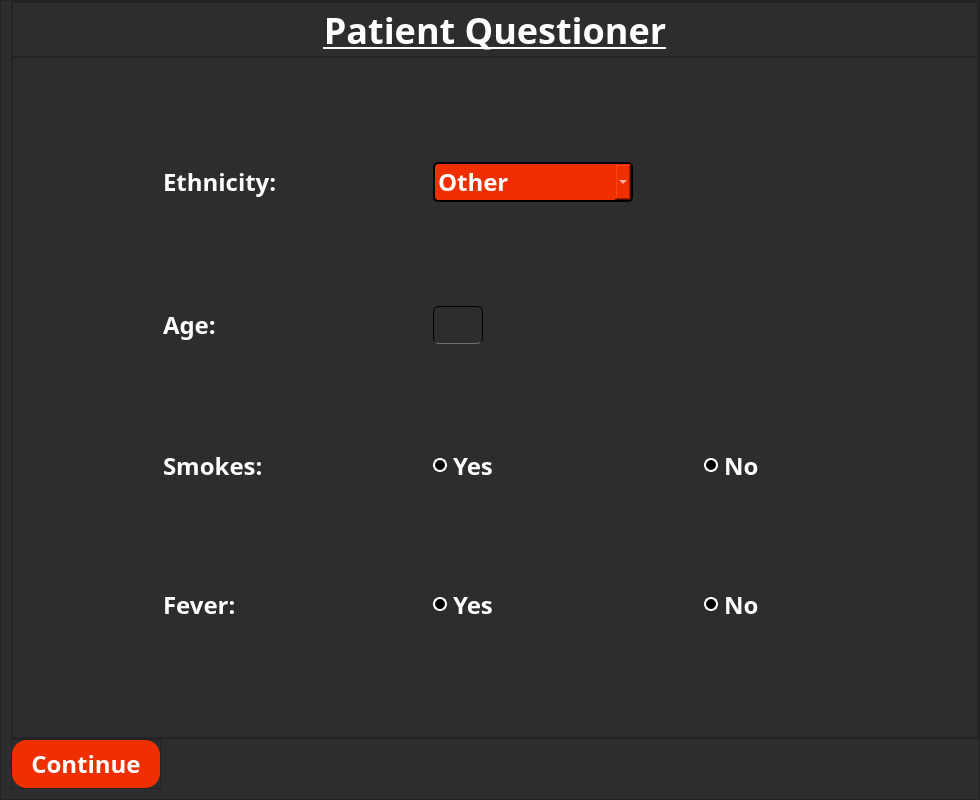
<?xml version="1.0" encoding="UTF-8"?>
<ui version="4.0">
 <class>MainWindow</class>
 <widget class="QMainWindow" name="MainWindow">
  <property name="geometry">
   <rect>
    <x>0</x>
    <y>0</y>
    <width>980</width>
    <height>800</height>
   </rect>
  </property>
  <property name="minimumSize">
   <size>
    <width>980</width>
    <height>800</height>
   </size>
  </property>
  <property name="windowTitle">
   <string>MainWindow</string>
  </property>
  <property name="styleSheet">
   <string notr="true">
*{
	font-family:century gothic;
	font-size:24px;
	color: white;
	font-weight: bold;
}


QLineEdit{
	
	background:transparent;
	border:1px solid;
	color:white;
	border-bottom:1px solid #717072;
	border-radius:6px;
}

QRadioButton::indicator {
    width:                  10px;
    height:                 10px;
    border-radius:          7px;
}

QRadioButton::indicator:checked {
 
	background-color: rgb(240, 47, 0);
    border:                 2px solid white;
}

QRadioButton::indicator:unchecked {
    background-color:       black;
    border:                 2px solid white;
}</string>
  </property>
  <widget class="QWidget" name="centralwidget">
   <layout class="QHBoxLayout" name="horizontalLayout">
    <property name="spacing">
     <number>0</number>
    </property>
    <property name="leftMargin">
     <number>0</number>
    </property>
    <property name="topMargin">
     <number>0</number>
    </property>
    <property name="rightMargin">
     <number>0</number>
    </property>
    <property name="bottomMargin">
     <number>0</number>
    </property>
    <item>
     <widget class="QFrame" name="frame_content">
      <property name="styleSheet">
       <string notr="true">background-color: rgb(45, 45, 45);</string>
      </property>
      <property name="frameShape">
       <enum>QFrame::StyledPanel</enum>
      </property>
      <property name="frameShadow">
       <enum>QFrame::Raised</enum>
      </property>
      <layout class="QVBoxLayout" name="verticalLayout">
       <property name="spacing">
        <number>0</number>
       </property>
       <property name="leftMargin">
        <number>10</number>
       </property>
       <property name="topMargin">
        <number>0</number>
       </property>
       <property name="rightMargin">
        <number>0</number>
       </property>
       <property name="bottomMargin">
        <number>10</number>
       </property>
       <item>
        <widget class="QFrame" name="frame_mainbody">
         <property name="frameShape">
          <enum>QFrame::StyledPanel</enum>
         </property>
         <property name="frameShadow">
          <enum>QFrame::Raised</enum>
         </property>
         <layout class="QVBoxLayout" name="verticalLayout_2">
          <property name="spacing">
           <number>0</number>
          </property>
          <property name="leftMargin">
           <number>0</number>
          </property>
          <property name="topMargin">
           <number>0</number>
          </property>
          <property name="rightMargin">
           <number>0</number>
          </property>
          <property name="bottomMargin">
           <number>0</number>
          </property>
          <item>
           <widget class="QFrame" name="frame_title">
            <property name="minimumSize">
             <size>
              <width>0</width>
              <height>55</height>
             </size>
            </property>
            <property name="maximumSize">
             <size>
              <width>16777215</width>
              <height>55</height>
             </size>
            </property>
            <property name="frameShape">
             <enum>QFrame::StyledPanel</enum>
            </property>
            <property name="frameShadow">
             <enum>QFrame::Raised</enum>
            </property>
            <layout class="QHBoxLayout" name="horizontalLayout_3">
             <property name="spacing">
              <number>0</number>
             </property>
             <property name="leftMargin">
              <number>0</number>
             </property>
             <property name="topMargin">
              <number>0</number>
             </property>
             <property name="rightMargin">
              <number>0</number>
             </property>
             <property name="bottomMargin">
              <number>0</number>
             </property>
             <item>
              <widget class="QLabel" name="label_title">
               <property name="font">
                <font>
                 <family>century gothic</family>
                 <pointsize>-1</pointsize>
                 <weight>75</weight>
                 <bold>true</bold>
                 <underline>true</underline>
                </font>
               </property>
               <property name="styleSheet">
                <string notr="true">text-decoration:underline;
font-size:36px;

</string>
               </property>
               <property name="text">
                <string>Patient Questioner</string>
               </property>
               <property name="alignment">
                <set>Qt::AlignCenter</set>
               </property>
              </widget>
             </item>
            </layout>
           </widget>
          </item>
          <item>
           <widget class="QFrame" name="frame_body">
            <property name="minimumSize">
             <size>
              <width>0</width>
              <height>0</height>
             </size>
            </property>
            <property name="frameShape">
             <enum>QFrame::StyledPanel</enum>
            </property>
            <property name="frameShadow">
             <enum>QFrame::Raised</enum>
            </property>
            <layout class="QGridLayout" name="gridLayout">
             <property name="leftMargin">
              <number>150</number>
             </property>
             <property name="topMargin">
              <number>0</number>
             </property>
             <property name="verticalSpacing">
              <number>0</number>
             </property>
             <item row="0" column="0">
              <widget class="QLabel" name="label_Ethnicity">
               <property name="font">
                <font>
                 <family>century gothic</family>
                 <pointsize>-1</pointsize>
                 <weight>75</weight>
                 <bold>true</bold>
                </font>
               </property>
               <property name="styleSheet">
                <string notr="true"/>
               </property>
               <property name="text">
                <string>Ethnicity:</string>
               </property>
               <property name="alignment">
                <set>Qt::AlignLeading|Qt::AlignLeft|Qt::AlignVCenter</set>
               </property>
              </widget>
             </item>
             <item row="0" column="1" colspan="2">
              <widget class="QComboBox" name="comboBox_Ethnicity">
               <property name="maximumSize">
                <size>
                 <width>200</width>
                 <height>16777215</height>
                </size>
               </property>
               <property name="styleSheet">
                <string notr="true">*{
	background-color: rgb(240, 47, 0);
	border: 2px solid black;
	border-radius: 5px;
	
}

QAbstractItemView {
	selection-background-color:#701600;
	outline:none;
	margin:-1px;
	padding: 2px 2px 2px 2px;
}

::down-arrow{
	image: url(:/Icons/arrow-down-16.png);
}
</string>
               </property>
               <item>
                <property name="text">
                 <string>Other</string>
                </property>
               </item>
               <item>
                <property name="text">
                 <string>Ethiopian</string>
                </property>
               </item>
               <item>
                <property name="text">
                 <string>Middle-Eastren</string>
                </property>
               </item>
              </widget>
             </item>
             <item row="1" column="0">
              <widget class="QLabel" name="label_age">
               <property name="text">
                <string>Age:</string>
               </property>
              </widget>
             </item>
             <item row="1" column="1" colspan="2">
              <widget class="QLineEdit" name="lineEdit_WBC">
               <property name="sizePolicy">
                <sizepolicy hsizetype="Fixed" vsizetype="Fixed">
                 <horstretch>0</horstretch>
                 <verstretch>0</verstretch>
                </sizepolicy>
               </property>
               <property name="minimumSize">
                <size>
                 <width>50</width>
                 <height>0</height>
                </size>
               </property>
               <property name="maximumSize">
                <size>
                 <width>50</width>
                 <height>16777215</height>
                </size>
               </property>
               <property name="inputMask">
                <string/>
               </property>
               <property name="text">
                <string/>
               </property>
               <property name="maxLength">
                <number>3</number>
               </property>
               <property name="placeholderText">
                <string/>
               </property>
              </widget>
             </item>
             <item row="2" column="0">
              <widget class="QLabel" name="label_Smokes">
               <property name="text">
                <string>Smokes:</string>
               </property>
              </widget>
             </item>
             <item row="2" column="1">
              <widget class="QRadioButton" name="radioButton_yes">
               <property name="text">
                <string>Yes</string>
               </property>
               <attribute name="buttonGroup">
                <string notr="true">buttonGroup_smokes</string>
               </attribute>
              </widget>
             </item>
             <item row="2" column="2">
              <widget class="QRadioButton" name="radioButton__no">
               <property name="text">
                <string>No</string>
               </property>
               <attribute name="buttonGroup">
                <string notr="true">buttonGroup_smokes</string>
               </attribute>
              </widget>
             </item>
             <item row="3" column="0">
              <widget class="QLabel" name="label_fever">
               <property name="text">
                <string>Fever:</string>
               </property>
              </widget>
             </item>
             <item row="3" column="1">
              <widget class="QRadioButton" name="radioButton_yes_2">
               <property name="text">
                <string>Yes</string>
               </property>
               <attribute name="buttonGroup">
                <string notr="true">buttonGroup_fever</string>
               </attribute>
              </widget>
             </item>
             <item row="3" column="2">
              <widget class="QRadioButton" name="radioButton__no_2">
               <property name="text">
                <string>No</string>
               </property>
               <attribute name="buttonGroup">
                <string notr="true">buttonGroup_fever</string>
               </attribute>
              </widget>
             </item>
            </layout>
           </widget>
          </item>
         </layout>
        </widget>
       </item>
       <item alignment="Qt::AlignLeft">
        <widget class="QFrame" name="frame_navigation">
         <property name="minimumSize">
          <size>
           <width>150</width>
           <height>50</height>
          </size>
         </property>
         <property name="maximumSize">
          <size>
           <width>150</width>
           <height>50</height>
          </size>
         </property>
         <property name="frameShape">
          <enum>QFrame::StyledPanel</enum>
         </property>
         <property name="frameShadow">
          <enum>QFrame::Raised</enum>
         </property>
         <layout class="QHBoxLayout" name="horizontalLayout_2">
          <property name="spacing">
           <number>0</number>
          </property>
          <property name="leftMargin">
           <number>0</number>
          </property>
          <property name="topMargin">
           <number>0</number>
          </property>
          <property name="rightMargin">
           <number>0</number>
          </property>
          <property name="bottomMargin">
           <number>0</number>
          </property>
          <item>
           <widget class="QPushButton" name="btn_Finish">
            <property name="sizePolicy">
             <sizepolicy hsizetype="Expanding" vsizetype="Expanding">
              <horstretch>0</horstretch>
              <verstretch>0</verstretch>
             </sizepolicy>
            </property>
            <property name="styleSheet">
             <string notr="true">*{
	background-color: rgb(240, 47, 0);
	border-radius:15px;
}
:hover{
	color:white;
	background:#B02300;
}

:pressed{
	background:#701600;
}</string>
            </property>
            <property name="text">
             <string>Continue</string>
            </property>
           </widget>
          </item>
         </layout>
        </widget>
       </item>
      </layout>
     </widget>
    </item>
   </layout>
  </widget>
 </widget>
 <resources>
  <include location="../Images/Icons.qrc"/>
 </resources>
 <connections/>
 <buttongroups>
  <buttongroup name="buttonGroup_smokes"/>
  <buttongroup name="buttonGroup_fever"/>
 </buttongroups>
</ui>
